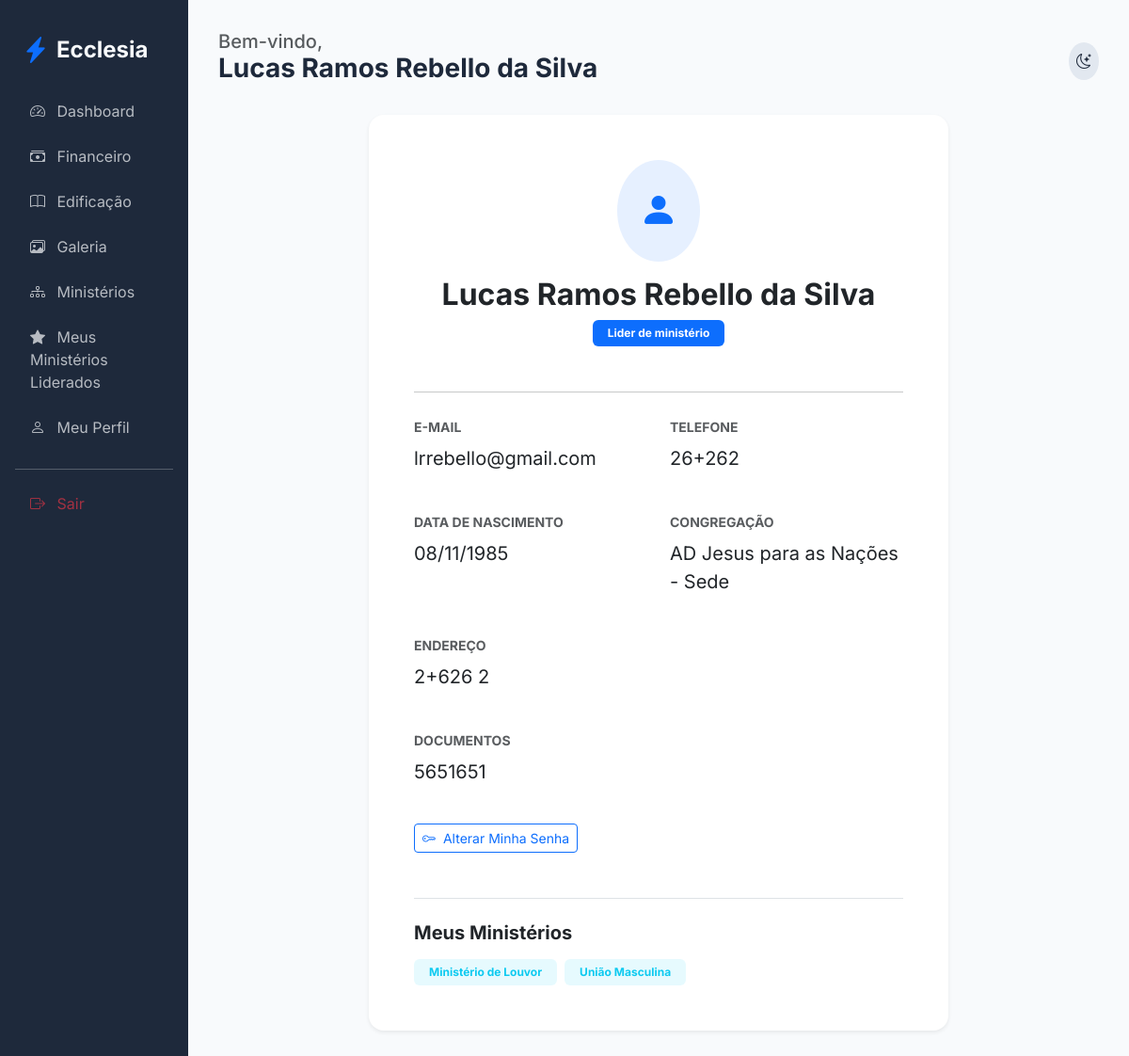
Page /members/profile (signed in) on the earlier database version.
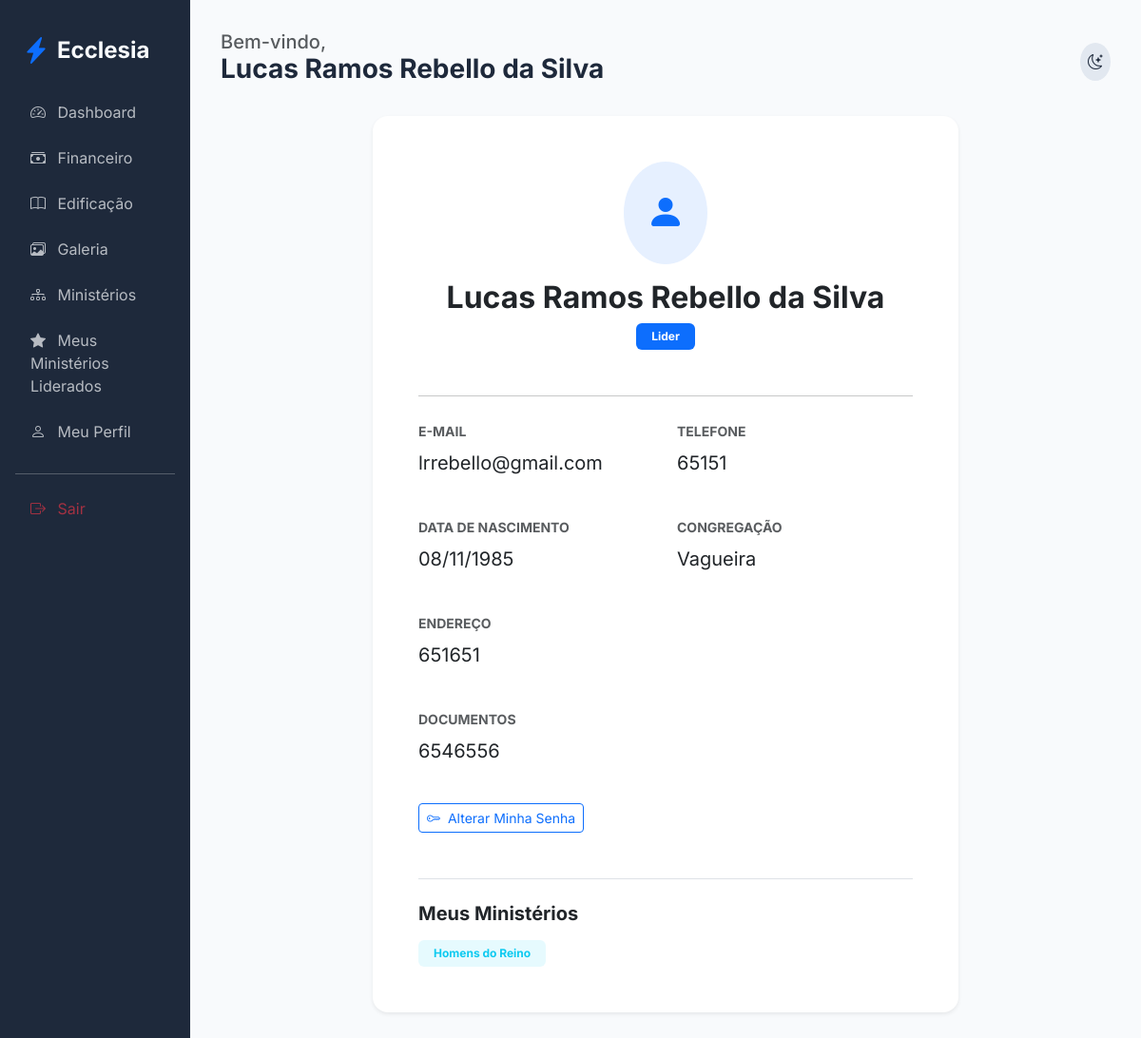
Same page on the later database version.
### app/core/models.py (models this page shows, shortened)
class ChurchRole(db.Model):
    id = db.Column(db.Integer, primary_key=True)
    name = db.Column(db.String(80), nullable=False)
    description = db.Column(db.Text, nullable=True)
    church_id = db.Column(db.Integer, db.ForeignKey('church.id'), nullable=False)
    is_active = db.Column(db.Boolean, default=True)
    order = db.Column(db.Integer, default=0)  # para ordenar na exibição
    users = db.relationship('User', backref='church_role', lazy=True)

class User(db.Model, UserMixin):
    id = db.Column(db.Integer, primary_key=True)
    name = db.Column(db.String(100), nullable=False)
    email = db.Column(db.String(120), unique=True, nullable=False)
    password_hash = db.Column(db.String(128))
    birth_date = db.Column(db.Date)
    gender = db.Column(db.String(20))
    documents = db.Column(db.String(200)) # Flexível para diferentes países
    address = db.Column(db.Text)
    phone = db.Column(db.String(50))
    status = db.Column(db.String(20), default='pending') # pending, active, rejected
    is_ministry_leader = db.Column(db.Boolean, default=False)
    church_id = db.Column(db.Integer, db.ForeignKey('church.id'))
    family_id = db.Column(db.Integer, db.ForeignKey('family.id'), nullable=True)
    church_role_id = db.Column(db.Integer, db.ForeignKey('church_role.id'), nullable=True)
    ministries = db.relationship('Ministry', secondary=member_ministries, backref=db.backref('members', lazy='dynamic'))
    can_manage_ministries = db.Column(db.Boolean, default=False)
    can_manage_media = db.Column(db.Boolean, default=False)
    can_publish_devotionals = db.Column(db.Boolean, default=False)
    can_approve_members = db.Column(db.Boolean, default=False)
    can_manage_finance = db.Column(db.Boolean, default=False)
    can_manage_kids = db.Column(db.Boolean, default=False)
    can_manage_events = db.Column(db.Boolean, default=False)  # para eventos gerais

class Church(db.Model):
    id = db.Column(db.Integer, primary_key=True)
    name = db.Column(db.String(100), nullable=False)
    address = db.Column(db.String(200))
    city = db.Column(db.String(100))
    country = db.Column(db.String(100))
    is_main = db.Column(db.Boolean, default=False)
    created_at = db.Column(db.DateTime, default=datetime.utcnow)
    members = db.relationship('User', backref='church', lazy=True)
    ministries = db.relationship('Ministry', backref='church', lazy=True)
    assets = db.relationship('Asset', backref='church', lazy=True)
    roles = db.relationship('ChurchRole', backref='church', lazy=True, cascade="all, delete-orphan")

class Ministry(db.Model):
    id = db.Column(db.Integer, primary_key=True)
    name = db.Column(db.String(100), nullable=False)
    description = db.Column(db.Text)
    church_id = db.Column(db.Integer, db.ForeignKey('church.id'))
    leader_id = db.Column(db.Integer, db.ForeignKey('user.id'), nullable=True)
    events = db.relationship('Event', backref='ministry', lazy=True)
    leader = db.relationship('User', foreign_keys=[leader_id])

### app/modules/members/routes.py (the view)
@members_bp.route('/profile')
@login_required
def profile():
    return render_template('members/profile.html')

### app/templates/members/profile.html
{% extends "base.html" %}
{% block content %}
<div class="row justify-content-center">
    <div class="col-lg-8">
        <div class="card border-0 shadow-sm p-4 p-md-5">
            <div class="text-center mb-4">
                <div class="d-inline-block bg-primary bg-opacity-10 rounded-circle p-4 mb-3">
                    <i class="bi bi-person-fill text-primary fs-1"></i>
                </div>
                <h2 class="fw-bold">{{ current_user.name }}</h2>
                <span class="badge bg-primary px-3 py-2">{{ current_user.church_role.name if current_user.church_role else 'Sem cargo' }}</span>
            </div>
            <hr class="my-4 opacity-25">
            <div class="row g-4">
                <div class="col-md-6">
                    <label class="form-label small fw-bold text-muted">E-MAIL</label>
                    <p class="fs-5">{{ current_user.email }}</p>
                </div>
                <div class="col-md-6">
                    <label class="form-label small fw-bold text-muted">TELEFONE</label>
                    <p class="fs-5">{{ current_user.phone or 'Não informado' }}</p>
                </div>
                <div class="col-md-6">
                    <label class="form-label small fw-bold text-muted">DATA DE NASCIMENTO</label>
                    <p class="fs-5">{{ current_user.birth_date.strftime('%d/%m/%Y') if current_user.birth_date else 'Não informado' }}</p>
                </div>
                <div class="col-md-6">
                    <label class="form-label small fw-bold text-muted">CONGREGAÇÃO</label>
                    <p class="fs-5">{{ current_user.church.name if current_user.church else 'Não vinculada' }}</p>
                </div>
                <div class="col-12">
                    <label class="form-label small fw-bold text-muted">ENDEREÇO</label>
                    <p class="fs-5">{{ current_user.address or 'Não informado' }}</p>
                </div>
                <div class="col-12">
                    <label class="form-label small fw-bold text-muted">DOCUMENTOS</label>
                    <p class="fs-5">{{ current_user.documents or 'Não informado' }}</p>
                </div>
            </div>
            <div class="mt-4 d-flex gap-2">
                <a href="{{ url_for('auth.change_password') }}" class="btn btn-outline-primary btn-sm">
                    <i class="bi bi-key me-1"></i> Alterar Minha Senha
                </a>
            </div>
            <div class="mt-5 pt-4 border-top">
                <h5 class="fw-bold mb-3">Meus Ministérios</h5>
                <div class="d-flex flex-wrap gap-2">
                    {% for ministry in current_user.ministries %}
                    <span class="badge bg-info bg-opacity-10 text-info px-3 py-2">{{ ministry.name }}</span>
                    {% else %}
                    <p class="text-muted small">Você ainda não faz parte de nenhum ministério.</p>
                    {% endfor %}
                </div>
            </div>
        </div>
    </div>
</div>
{% endblock %}

### app/templates/base.html (shortened to what the changed rows need)
<!DOCTYPE html>
<html lang="pt-BR">
<head>
    <link href="https://cdn.jsdelivr.net/npm/bootstrap@5.3.0/dist/css/bootstrap.min.css" rel="stylesheet">
    <link href="https://cdn.jsdelivr.net/npm/bootstrap-icons@1.10.0/font/bootstrap-icons.css" rel="stylesheet">
    <link rel="stylesheet" href="{{ url_for('static', filename='css/premium.css') }}">
</head>
<body>
    <div class="container-fluid">
        <div class="row">
            <div class="col-md-9 col-lg-10 main-content {{ 'mx-auto' if not current_user.is_authenticated }}">
                <header class="d-flex justify-content-between align-items-center mb-4">
                    <div>
                        {% if current_user.is_authenticated %}
                        <h5 class="text-muted mb-0">Bem-vindo,</h5>
                        <h3 class="fw-bold">{{ current_user.name }}</h3>
                        {% endif %}
                    </div>
                </header>
                {% block content %}{% endblock %}
            </div>
        </div>
    </div>
</body>
</html>

Differences in the rows shown:
removed ChurchRole: church_role "Lider de ministério"
no longer on this page (row edited): Church: church "AD Jesus para as Nações - Sede"
no longer on this page (row edited): Ministry: name "Ministério de Louvor"
no longer on this page (row edited): Ministry: name "União Masculina"
changed User "Lucas Ramos Rebello da Silva": phone "26+262" → "65151"; address "2+626 2" → "651651"; documents "5651651" → "6546556"
now on this page (row edited): ChurchRole: church_role "Lider"
added Church: church "Vagueira"
now on this page (row edited): Ministry: name "Homens do Reino"
